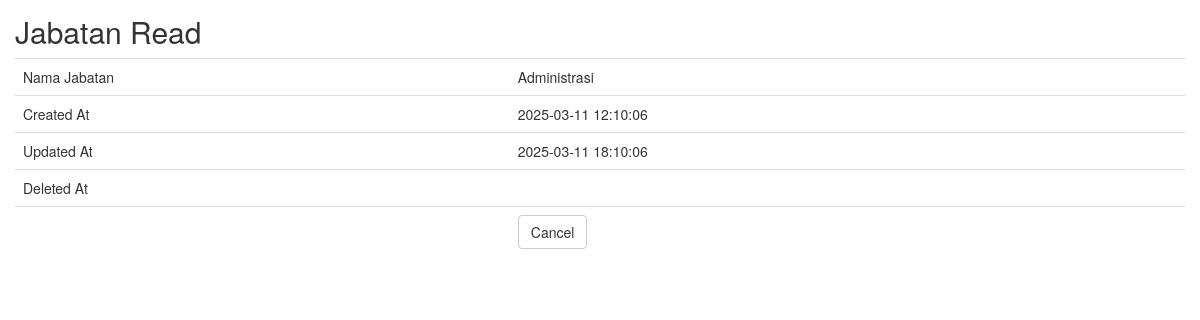
The app's page /jabatan/read/2.html with its own data.
### tables this page shows
CREATE TABLE `jabatan` (
  `id_jabatan` int(11) NOT NULL,
  `nama_jabatan` varchar(255) NOT NULL,
  `created_at` timestamp NOT NULL DEFAULT current_timestamp(),
  `updated_at` timestamp NOT NULL DEFAULT current_timestamp() ON UPDATE current_timestamp(),
  `deleted_at` timestamp NULL DEFAULT NULL
);

### application/controllers/Jabatan.php (called while the page is built, shortened)
<?php
class Jabatan extends CI_Controller
{
	function __construct()
	{
		$this->load->model('Jabatan_model');
		$this->load->library('form_validation');
	}
	public function read($id)
	{
		$row = $this->Jabatan_model->get_by_id($id);
		if ($row && empty($row->deleted_at)) {
			$data = array(
				'id_jabatan' => $row->id_jabatan,
				'nama_jabatan' => $row->nama_jabatan,
				'created_at' => $row->created_at,
				'updated_at' => $row->updated_at,
				'deleted_at' => $row->deleted_at,
			);
			$this->load->view('jabatan/jabatan_read', $data);
		} else {
			$this->session->set_flashdata('message', 'Record Not Found or Deleted');
			redirect(site_url('jabatan'));
		}
	}
}

### index.php (called while the page is built, shortened)
<?php
require_once BASEPATH.'core/CodeIgniter.php';

### application/models/Jabatan_model.php (called while the page is built, shortened)
<?php
class Jabatan_model extends CI_Model
{
	public $table = 'jabatan';
	public $id = 'id_jabatan';
	function get_by_id($id)
	{
		$this->db->where($this->id, $id);
		return $this->db->get($this->table)->row();
	}
}

### application/views/jabatan/jabatan_read.php (the view, shortened to what this page needs)
<!doctype html>
<html>
    <head>
        <link rel="stylesheet" href="<?php echo base_url('assets/bootstrap/css/bootstrap.min.css') ?>"/>
    </head>
    <body>
        <h2 style="margin-top:0px">Jabatan Read</h2>
        <table class="table">
	    <tr><td>Nama Jabatan</td><td><?php echo $nama_jabatan; ?></td></tr>
	    <tr><td>Created At</td><td><?php echo $created_at; ?></td></tr>
	    <tr><td>Updated At</td><td><?php echo $updated_at; ?></td></tr>
	    <tr><td>Deleted At</td><td><?php echo $deleted_at; ?></td></tr>
	    <tr><td></td><td><a href="<?php echo site_url('jabatan') ?>" class="btn btn-default">Cancel</a></td></tr>
	</table>
        </body>
</html>

### application/views/jabatan/jabatan_read.php (style rules this page uses)
body { padding: 15px; }

### records on screen
jabatan: nama_jabatan "Administrasi", created_at "2025-03-11 12:10:06", updated_at "2025-03-11 18:10:06"
